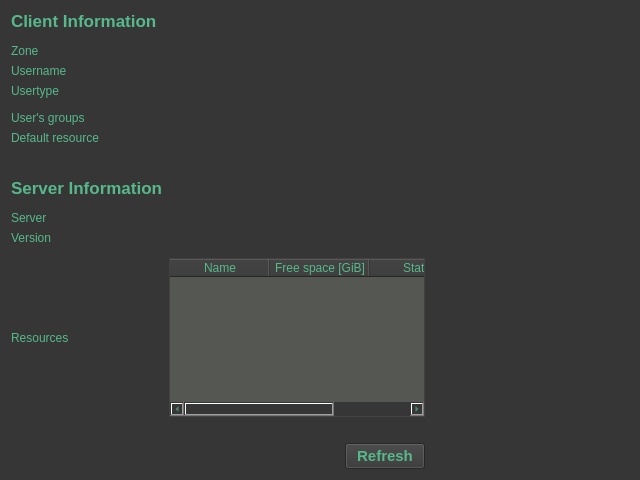
<?xml version="1.0" encoding="UTF-8"?>
<ui version="4.0">
 <class>tabInfo</class>
 <widget class="QWidget" name="tabInfo">
  <property name="geometry">
   <rect>
    <x>0</x>
    <y>0</y>
    <width>640</width>
    <height>480</height>
   </rect>
  </property>
  <property name="windowTitle">
   <string>Form</string>
  </property>
  <property name="styleSheet">
   <string notr="true">QWidget
{
	color: rgb(86, 184, 139);
	background-color: rgb(54, 54, 54);
	selection-background-color: rgb(58, 152, 112);
}

QTableWidget
{
	background-color: rgb(85, 87, 83);
}

QTextBrowser
{
	background-color: rgb(85, 87, 83);
}

</string>
  </property>
  <layout class="QHBoxLayout" name="horizontalLayout">
   <item>
    <layout class="QGridLayout" name="gridLayout">
     <item row="13" column="2">
      <widget class="QLabel" name="serverLabel">
       <property name="text">
        <string/>
       </property>
      </widget>
     </item>
     <item row="9" column="0">
      <widget class="QLabel" name="label_6">
       <property name="text">
        <string/>
       </property>
      </widget>
     </item>
     <item row="11" column="0">
      <widget class="QLabel" name="label_7">
       <property name="font">
        <font>
         <pointsize>13</pointsize>
         <weight>75</weight>
         <bold>true</bold>
        </font>
       </property>
       <property name="text">
        <string>Server Information</string>
       </property>
      </widget>
     </item>
     <item row="6" column="0">
      <spacer name="verticalSpacer_4">
       <property name="orientation">
        <enum>Qt::Vertical</enum>
       </property>
       <property name="sizeHint" stdset="0">
        <size>
         <width>20</width>
         <height>40</height>
        </size>
       </property>
      </spacer>
     </item>
     <item row="15" column="0">
      <spacer name="verticalSpacer_6">
       <property name="orientation">
        <enum>Qt::Vertical</enum>
       </property>
       <property name="sizeHint" stdset="0">
        <size>
         <width>20</width>
         <height>40</height>
        </size>
       </property>
      </spacer>
     </item>
     <item row="13" column="0">
      <widget class="QLabel" name="label_2">
       <property name="text">
        <string>Server</string>
       </property>
      </widget>
     </item>
     <item row="14" column="0">
      <widget class="QLabel" name="versionLabel_2">
       <property name="text">
        <string>Version</string>
       </property>
      </widget>
     </item>
     <item row="14" column="2">
      <widget class="QLabel" name="versionLabel">
       <property name="text">
        <string/>
       </property>
      </widget>
     </item>
     <item row="7" column="2">
      <widget class="QLabel" name="groupsLabel">
       <property name="text">
        <string/>
       </property>
      </widget>
     </item>
     <item row="17" column="2">
      <spacer name="horizontalSpacer">
       <property name="orientation">
        <enum>Qt::Horizontal</enum>
       </property>
       <property name="sizeHint" stdset="0">
        <size>
         <width>40</width>
         <height>20</height>
        </size>
       </property>
      </spacer>
     </item>
     <item row="4" column="0">
      <widget class="QLabel" name="label_4">
       <property name="text">
        <string>Username</string>
       </property>
      </widget>
     </item>
     <item row="0" column="0">
      <widget class="QLabel" name="label">
       <property name="font">
        <font>
         <pointsize>13</pointsize>
         <weight>75</weight>
         <bold>true</bold>
        </font>
       </property>
       <property name="text">
        <string>Client Information</string>
       </property>
      </widget>
     </item>
     <item row="1" column="0">
      <spacer name="verticalSpacer">
       <property name="orientation">
        <enum>Qt::Vertical</enum>
       </property>
       <property name="sizeHint" stdset="0">
        <size>
         <width>20</width>
         <height>40</height>
        </size>
       </property>
      </spacer>
     </item>
     <item row="7" column="0">
      <widget class="QLabel" name="label_5">
       <property name="text">
        <string>User's groups</string>
       </property>
      </widget>
     </item>
     <item row="3" column="2">
      <widget class="QLabel" name="zoneLabel">
       <property name="text">
        <string/>
       </property>
      </widget>
     </item>
     <item row="4" column="2">
      <widget class="QLabel" name="userLabel">
       <property name="text">
        <string/>
       </property>
      </widget>
     </item>
     <item row="12" column="0">
      <spacer name="verticalSpacer_5">
       <property name="orientation">
        <enum>Qt::Vertical</enum>
       </property>
       <property name="sizeHint" stdset="0">
        <size>
         <width>20</width>
         <height>40</height>
        </size>
       </property>
      </spacer>
     </item>
     <item row="5" column="2">
      <widget class="QLabel" name="typeLabel">
       <property name="text">
        <string/>
       </property>
      </widget>
     </item>
     <item row="18" column="2">
      <layout class="QHBoxLayout" name="horizontalLayout_3">
       <item>
        <spacer name="horizontalSpacer_2">
         <property name="orientation">
          <enum>Qt::Horizontal</enum>
         </property>
         <property name="sizeHint" stdset="0">
          <size>
           <width>40</width>
           <height>20</height>
          </size>
         </property>
        </spacer>
       </item>
       <item>
        <widget class="QPushButton" name="refreshButton">
         <property name="font">
          <font>
           <pointsize>11</pointsize>
           <weight>75</weight>
           <bold>true</bold>
          </font>
         </property>
         <property name="text">
          <string>Refresh</string>
         </property>
        </widget>
       </item>
      </layout>
     </item>
     <item row="10" column="0">
      <spacer name="verticalSpacer_2">
       <property name="orientation">
        <enum>Qt::Vertical</enum>
       </property>
       <property name="sizeHint" stdset="0">
        <size>
         <width>20</width>
         <height>40</height>
        </size>
       </property>
      </spacer>
     </item>
     <item row="16" column="0">
      <widget class="QLabel" name="label_9">
       <property name="text">
        <string>Resources</string>
       </property>
      </widget>
     </item>
     <item row="3" column="0">
      <widget class="QLabel" name="label_3">
       <property name="text">
        <string>Zone</string>
       </property>
      </widget>
     </item>
     <item row="5" column="0">
      <widget class="QLabel" name="label_10">
       <property name="text">
        <string>Usertype</string>
       </property>
      </widget>
     </item>
     <item row="16" column="2">
      <widget class="QTableWidget" name="rescTable">
       <property name="editTriggers">
        <set>QAbstractItemView::NoEditTriggers</set>
       </property>
       <property name="selectionMode">
        <enum>QAbstractItemView::NoSelection</enum>
       </property>
       <property name="selectionBehavior">
        <enum>QAbstractItemView::SelectRows</enum>
       </property>
       <column>
        <property name="text">
         <string>Name</string>
        </property>
       </column>
       <column>
        <property name="text">
         <string>Free space [GiB]</string>
        </property>
       </column>
       <column>
        <property name="text">
         <string>Status</string>
        </property>
       </column>
      </widget>
     </item>
     <item row="8" column="0">
      <widget class="QLabel" name="label_8">
       <property name="text">
        <string>Default resource</string>
       </property>
      </widget>
     </item>
     <item row="8" column="2">
      <widget class="QLabel" name="rescLabel">
       <property name="text">
        <string/>
       </property>
      </widget>
     </item>
    </layout>
   </item>
   <item>
    <spacer name="horizontalSpacer_3">
     <property name="orientation">
      <enum>Qt::Horizontal</enum>
     </property>
     <property name="sizeHint" stdset="0">
      <size>
       <width>40</width>
       <height>20</height>
      </size>
     </property>
    </spacer>
   </item>
  </layout>
 </widget>
 <resources/>
 <connections/>
</ui>
